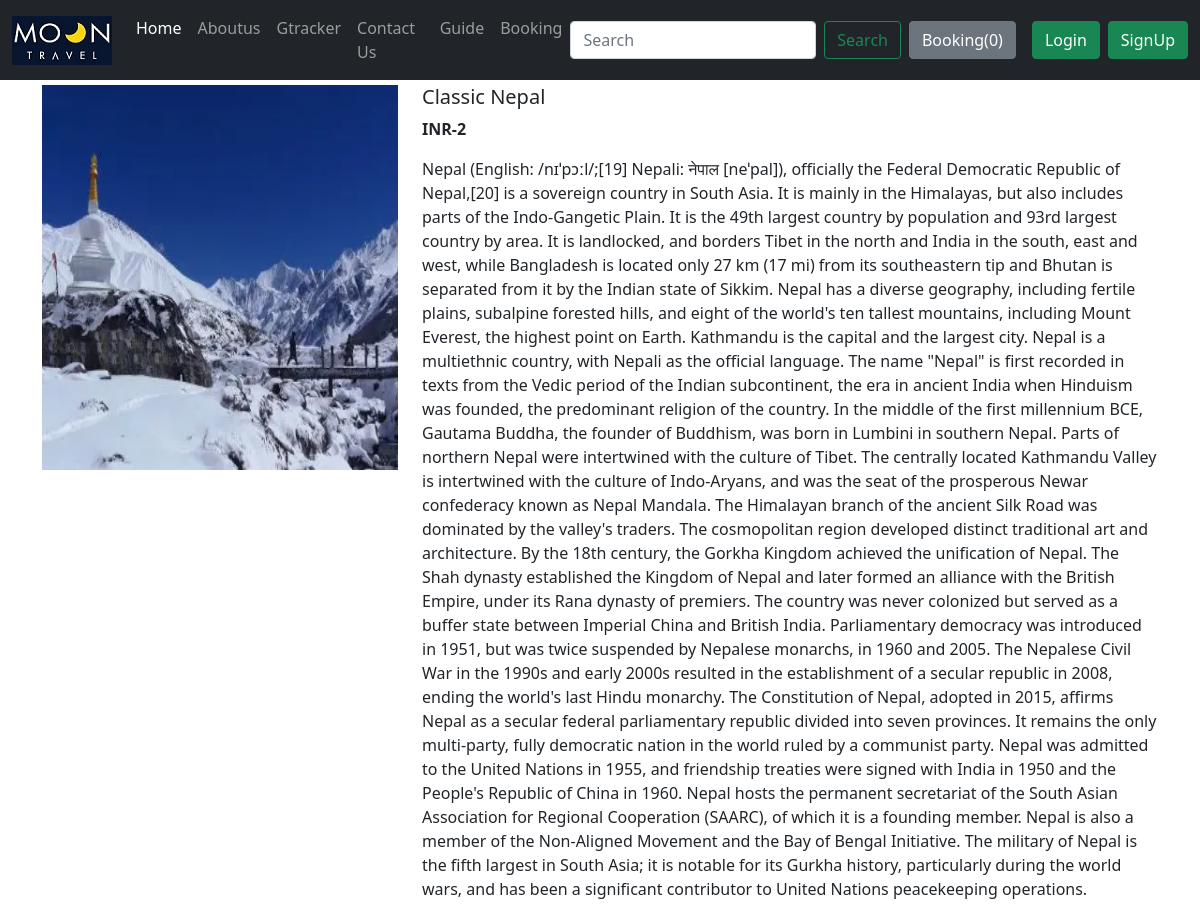
Page /products/8 on the committed database.
### home/models.py (models this page shows, shortened)
class Product(models.Model):
    product_id = models.AutoField
    product_name = models.CharField(max_length=50)
    category = models.CharField(max_length=50, default="")
    subcategory = models.CharField(max_length=50, default="")
    price = models.IntegerField(default=0)
    desc = models.CharField(max_length=50000)
    pub_date = models.DateField()
    image = models.ImageField(upload_to='shop/images', default="")

### home/views.py (the view)
# urls.py: path("products/<int:myid>", views.productView, name="ProductView"),
def productView(request, myid):
    product = Product.objects.filter(id=myid)
    return render(request, 'productView.html', {'product':product[0]})

### templates/productView.html (shortened to what this page needs)
{% extends 'base.html' %}
{% block body %}
<div class="container my-4">
    <div class="row" style=" top: 61px; position: relative;">
        <div class="col-md-4">
            <div class="row">
                <img src="/media/{{product.image}}" width="233px" height="385px">
            </div>
        </div>
        <div class="col-md-8">
            <h5>{{product.product_name}}</h5>
            <p><b>INR-{{product.price}} </b></p>
            <p>{{product.desc}}</p>
        </div>
    </div>
</div>
{% endblock body %}

### rows in the picture
Product: image (picture), product_name "Classic Nepal", price "2", desc "Nepal (English: /nɪˈpɔːl/;[19] Nepali: नेपाल [neˈpal]), officially the Federal Democratic Republic of Nepal,[20] is a sovereign country in South Asia. It is mainly in the Himalayas, but also includes parts of the Indo-Gangetic Plain. It is the 49th largest country by population and 93rd largest country by area. It is landlocked, and borders Tibet in the north and India in the south, east and west, while Bangladesh is located only 27 km (17 mi) from its southeastern tip and Bhutan is separated from it by the Indian state of Sikkim. Nepal has a diverse geography, including fertile plains, subalpine forested hills, and eight of the world's ten tallest mountains, including Mount Everest, the…"
